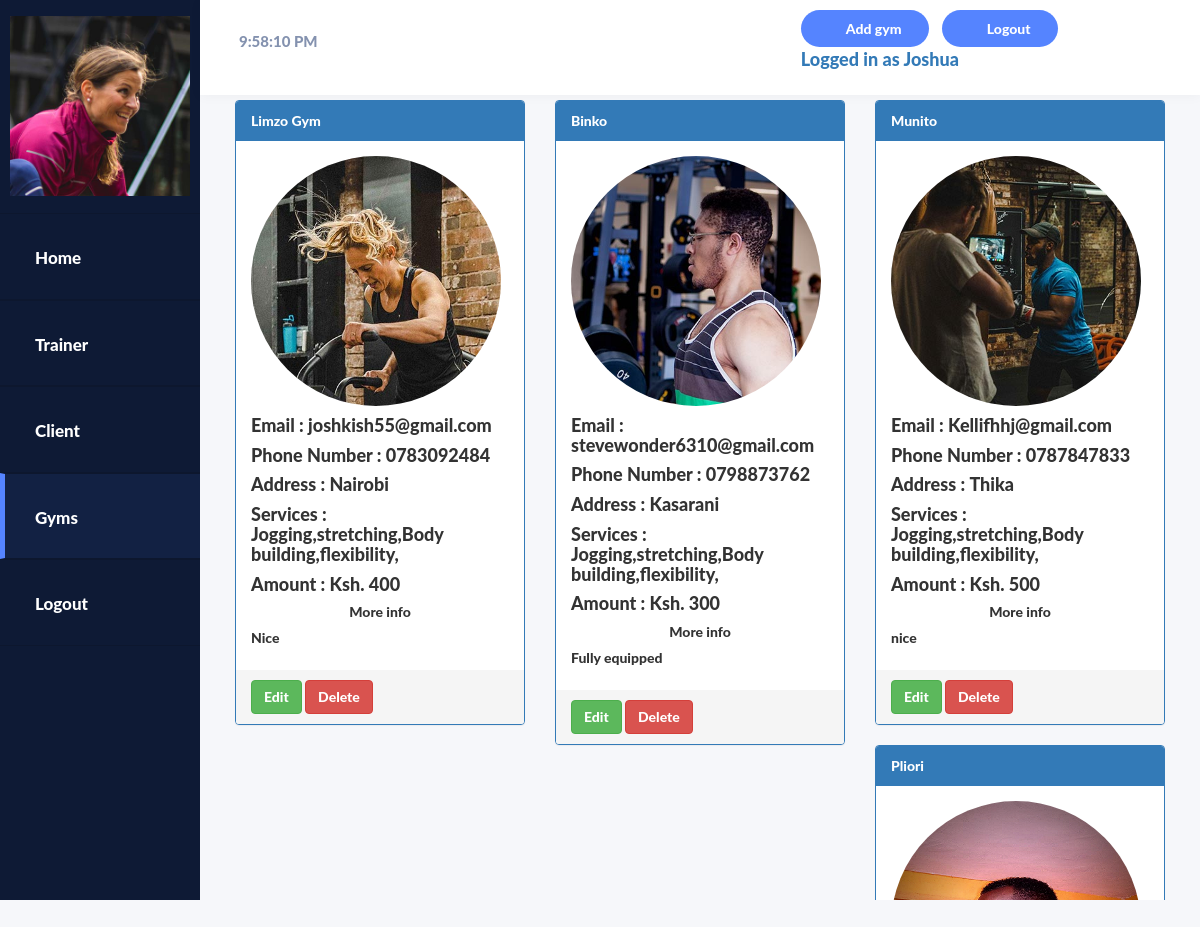
The page /admin/gyms.php (signed in) on the database its author committed.
### tables this page shows
CREATE TABLE `gym` (
  `gym_id` int(10) NOT NULL,
  `gym_name` varchar(30) NOT NULL,
  `gym_location` varchar(30) NOT NULL,
  `gym_image` varchar(40) NOT NULL,
  `gym_contactemail` varchar(50) NOT NULL,
  `gym_contactmobile` varchar(20) NOT NULL,
  `gym_dateadded` datetime NOT NULL,
  `gym_desc` text NOT NULL,
  `gym_services` varchar(250) NOT NULL,
  `amount` varchar(30) NOT NULL
);

### admin/gyms.php (the view, shortened to what this page needs)
<!DOCTYPE html>
<html>
<head>
	<link rel="stylesheet" href="https://maxcdn.bootstrapcdn.com/bootstrap/3.4.1/css/bootstrap.min.css">
    <link rel="stylesheet" type="text/css" href="../css/style.css">
    <link rel="stylesheet" type="text/css" href="../DataTables/datatables.min.css"/>
</head>
<body class="home">
    <div class="container-fluid display-table">
        <div class="row display-table-row">
            <div class="col-md-2 col-sm-1 hidden-xs display-table-cell v-align box" id="navigation">
                <div class="logo">
                    <a hef="home.html"><img src="../image/person_1.jpg" alt="merkery_logo" class="hidden-xs hidden-sm">
                    </a>
                </div>
                <div class="navi">
                    <ul>
                        <li><a href="index.php"><i class="fa fa-home" aria-hidden="true"></i><span class="hidden-xs hidden-sm">Home</span></a></li>
                        <li><a href="trainer.php"><i class="fa fa-user" aria-hidden="true"></i><span class="hidden-xs hidden-sm">Trainer</span></a></li>
                        <li><a href="client.php"><i class="fa fa-user" aria-hidden="true"></i><span class="hidden-xs hidden-sm">Client</span></a></li>
                        <li class="active"><a href="gyms.php"><i class="fa fa-user" aria-hidden="true"></i><span class="hidden-xs hidden-sm">Gyms</span></a></li>
                        <li><a href="logout.php"><i class="fa fa-cog" aria-hidden="true"></i><span class="hidden-xs hidden-sm">Logout</span></a></li>
                    </ul>
                </div>
            </div>
            <div class="col-md-10 col-sm-11 display-table-cell v-align">
                <div class="row">
                    <header>
                        <div class="col-md-7">
                            <div class="search hidden-xs hidden-sm">
                               <form name="Tick">
<input type="text" size="11" name="Clock">
</form>
                            </div>
                        </div>
                        <div class="col-md-5">
                            <div class="header-rightside">
                                <ul class="list-inline header-top pull-right">
                                    <li class="hidden-xs"><a href="#" data-toggle="modal" data-target="#add_gym" class="add-project">Add gym </a></li>
                                     <li class="hidden-xs"><a href="logout.php" class="add-project">Logout </a></li>
                                    <li><a href="#"><h4><span>Logged in as <?php echo $_SESSION['adminName']; ?></span></h4></a></li>
                                </ul>
                            </div>
                        </div>
                    </header>
                </div>
                <div class="user-dashboard">
<div class="row">
                <?php
                include '../con.php';
                $sql = "SELECT * FROM gym";
                $result = mysqli_query($con,$sql);
                while($row = mysqli_fetch_array($result))
{
              echo "<div class='col-md-4'>";
    echo "<div class='panel-group'>";
       echo  "<div class='panel panel-primary'>";
          echo "<div class='panel-heading'>" .$row['gym_name']."</div>";
            echo "<div class='panel-body'><img src='".$row['gym_image']."' width='250px' height='250px' style='border-radius: 50%;'/>";
                echo "<h4 class='card-title'><b>Email : </b>".$row['gym_contactemail']."</h4>";
                 echo "<h4 class='card-title'><b>Phone Number : </b>".$row['gym_contactmobile']."</h4>";
                  echo "<h4 class='card-title'><b>Address : </b>".$row['gym_location']."</h4>";
                  echo "<h4 class='card-title'><b>Services : </b>".$row['gym_services']."</h4>";
                   echo "<h4 class='card-title'><b>Amount : Ksh. </b>".$row['amount']."</h4>";
              echo "<h5 style='text-align: center;'>More info</h5>";
                echo "<h5 >".$row['gym_desc']."</h5>";
                 echo "</div>";
                 echo "<div class='panel-footer'><a href='editgym.php?gid=".$row['gym_id']."'><button class='btn btn-success'>Edit</button>     <a href='gyms.php?id=".$row['gym_id']."'><button class='btn btn-danger   '>Delete</button></a></div>";
                 echo "</div>";
                 echo "</div>";
                 echo "</div>";
               }
                ?>
 </div>
    </div>
</body>
</html>

### css/style.css (style rules this page uses)
body { background-image: url(../image/bg_2.jpg); font-family: lato heavy; }
a:focus,a:hover,a { outline:none; text-decoration: none; }
li,ul { list-style: none; padding: 0; margin: 0; }
.home { background: #f6f7fa; }
#navigation { background: #0e1a35; height: 100%; }
#navigation { padding: 0; height: 100%; }
.display-table { display: table; padding: 0; height: 100%; width: 100%; }
.display-table-row { display: table-row; height: 100%; }
.display-table-cell { display: table-cell; float: none; height: 100%; }
.v-align { vertical-align: top; }
.logo img { max-width: 180px; padding: 16px 0 17px; width: 100%; }
.header-top { margin: 0; padding-top: 2px; }
.add-project { background: #5584ff none repeat scroll 0 0; border-radius: 100px; color: #ffffff; font-size: 14px; font-weight: 600; padding: 10px 27px 10px 45px; position: relative; }
.add-project::before { background: rgba(0, 0, 0, 0) url("../images/plus.png") no-repeat scroll 0 0; content: ""; ; height: 12px; left: 17px; position: absolute; top: 12px; width: 12px; }
.header-top li { display: inline-block; text-align: center; }
#navigation { -webkit-transition: all 0.5s ease; -moz-transition: all 0.5s ease; -o-transition: all 0.5s ease; transition: all 0.5s ease; }
.search input { border: none; font-size: 15px; padding: 15px 9px; width: 100%; background: rgba(0, 0, 0, 0) url("../images/search.png") no-repeat scroll 99% 12px; color: #8492af; }
header { background: #ffffff none repeat scroll 0 0; box-shadow: 0 1px 12px rgba(0, 0, 0, 0.04); display: inline-block !important; line-height: 23px; padding: 15px; transition: all 0.5s ease 0s; width: 100%; -webkit-transition: all 0.5s ease; -moz-transition: all 0.5s ease; -o-transition: all 0.5s ease; transition: all 0.5s ease; }
.logo { text-align: center; }
.navi a { border-bottom: 1px solid #0d172e; border-top: 1px solid #0d172e; color: #ffffff; display: block; font-size: 17px; font-weight: 500; padding: 28px 20px; text-decoration: none; }
.navi .active a { background: #122143; border-left: 5px solid #5584ff; padding-left: 15px; }
.hidden-xs { -webkit-transition: all 0.5s ease; -moz-transition: all 0.5s ease; -o-transition: all 0.5s ease; transition: all 0.5s ease; }
.user-dashboard { padding: 0 20px; overflow-y: scroll; height:800px; }

### rows shown on the page
gym: gym_name "Limzo Gym", gym_image (picture), gym_contactemail "joshkish55@gmail.com", gym_contactmobile "0783092484", gym_location "Nairobi", gym_services "Jogging,stretching,Body building,flexibility,", amount "400", gym_desc "Nice"
gym: gym_name "Binko", gym_image (picture), gym_contactemail "stevewonder6310@gmail.com", gym_contactmobile "0798873762", gym_location "Kasarani", gym_services "Jogging,stretching,Body building,flexibility,", amount "300", gym_desc "Fully equipped"
gym: gym_name "Munito", gym_image (picture), gym_contactemail "Kellifhhj@gmail.com", gym_contactmobile "0787847833", gym_location "Thika", gym_services "Jogging,stretching,Body building,flexibility,", amount "500", gym_desc "nice"
gym: gym_name "Pliori", gym_image (picture)

### other values the page prints
$_SESSION['adminName'] "Joshua"
